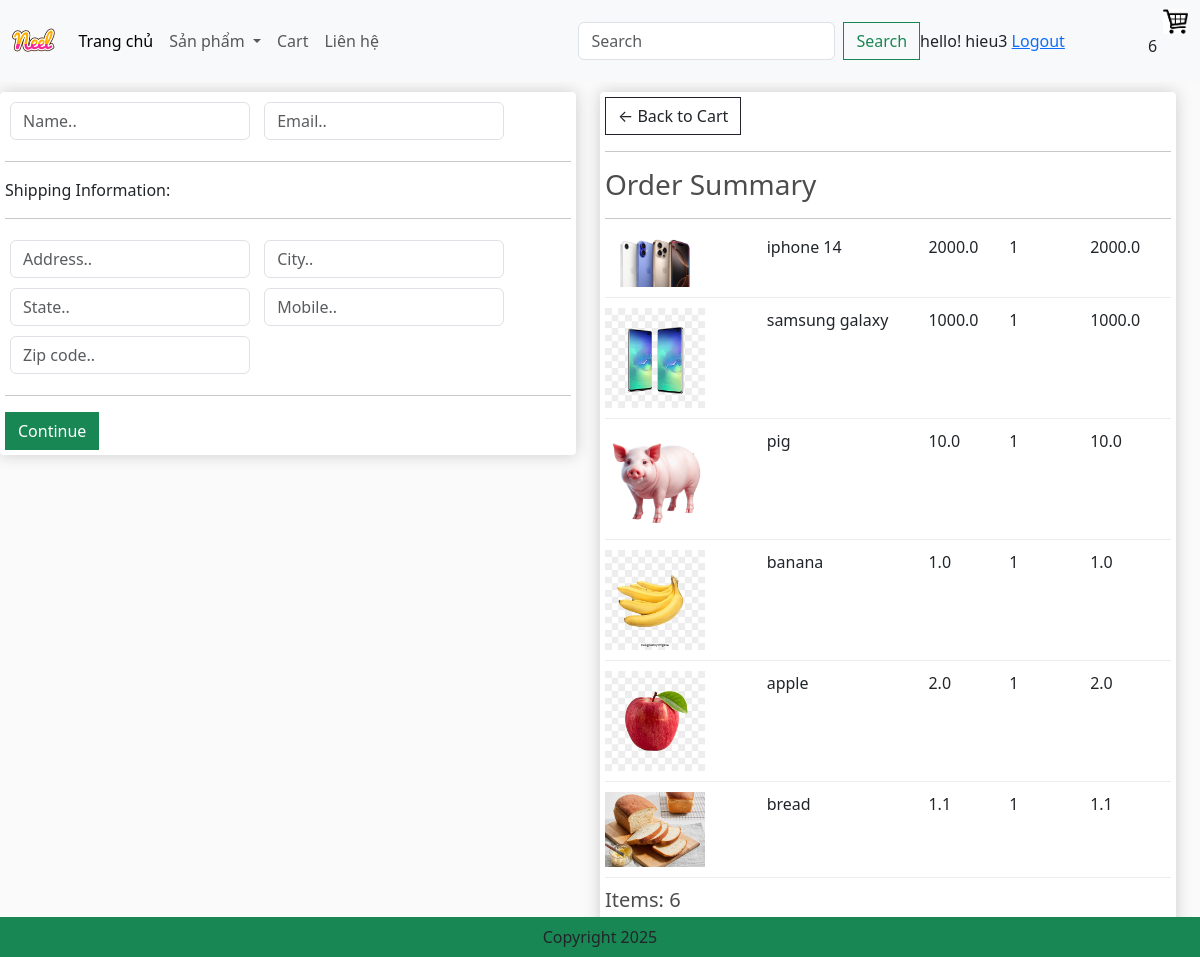
Screenshot of /checkout/ (signed in) with the database file from the repository.
### app/models.py (models this page shows, shortened)
class OrderItem(models.Model):
    product = models.ForeignKey(Product,on_delete=models.SET_NULL,blank=True,null=True)
    order = models.ForeignKey(Order,on_delete=models.SET_NULL,blank=True,null=True)
    quantity = models.IntegerField(default=0,null=True,blank=True)
    date_added = models.DateTimeField(auto_now_add=True)
    @property
    def get_total(self):
        total = self.product.price * self.quantity
        return total

class Product(models.Model):
    category = models.ManyToManyField(Category,related_name='product')
    name = models.CharField(max_length=200,null=True)
    price = models.FloatField()
    digital = models.BooleanField(default=False,null=True,blank=False)
    image = models.ImageField(null=True,blank=True)
    detail = models.TextField(null=True,blank=True)
    @property
    def ImageURL(self):
        try:
            url = self.image.url
        except:
            url = ''
        return url

class Order(models.Model):
    customer = models.ForeignKey(User,on_delete=models.SET_NULL,blank=True,null=True)
    date_order = models.DateTimeField(auto_now_add=True)
    complete = models.BooleanField(default=False,null=True,blank=False)
    transaction_id = models.CharField(max_length=200,null=True)
    @property
    def get_cart_items(self):
        orderitems = self.orderitem_set.all()
        total = sum([item.quantity for item in orderitems])
        return total
    def get_cart_total(self):
        orderitems = self.orderitem_set.all()
        total = sum([item.get_total for item in orderitems])
        return total

### app/views.py (the view)
# urls.py: path('checkout/', views.checkout, name="checkout"),
def checkout(request):
    if request.user.is_authenticated:
        customer = request.user
        order, created = Order.objects.get_or_create(customer = customer,complete=False)
        items = order.orderitem_set.all()
        cartItems = order.get_cart_items
        user_not_login = "hidden"
        user_login = "show"
    else:
        items = []
        order = {'get_cart_items':0, 'get_cart_total':0}
        cartItems = order.get_cart_items
        user_not_login = "show"
        user_login = "hidden"
    categories = Category.objects.filter(is_sub=False)
    context={'categories':categories,'items':items,'order':order,'cartItems':cartItems,'user_not_login':user_not_login,'user_login':user_login}
    return render(request, 'app/checkout.html',context)

### app/templates/app/checkout.html (shortened to what this page needs)
{% extends 'app/base.html' %}
{% load static %}
{% block content_checkout %}
     <div class="row" style='width:100%'>
		<div class="col-lg-6">
			<div class="box-element" id="form-wrapper">
				<form id="form">
					<div id="user-info">
						<div class="form-field">
							<input required class="form-control" type="text" name="name" placeholder="Name..">
						</div>
						<div class="form-field">
							<input required class="form-control" type="email" name="email" placeholder="Email..">
						</div>
					</div>
					<div id="shipping-info">
						<hr>
						<p>Shipping Information:</p>
						<hr>
						<div class="form-field">
							<input class="form-control" type="text" name="address" placeholder="Address..">
						</div>
						<div class="form-field">
							<input class="form-control" type="text" name="city" placeholder="City..">
						</div>
						<div class="form-field">
							<input class="form-control" type="text" name="state" placeholder="State..">
						</div>
						<div class="form-field">
							<input class="form-control" type="text" name="mobile" placeholder="Mobile..">
						</div>
						<div class="form-field">
							<input class="form-control" type="text" name="country" placeholder="Zip code..">
						</div>
					</div>
					<hr>
					<input id="form-button" class="btn btn-success btn-block" type="submit" value="Continue">
				</form>
			</div>
			<br>
		</div>
		<div class="col-lg-6">
			<div class="box-element">
				<a  class="btn btn-outline-dark" href="{% url 'cart' %}">&#x2190; Back to Cart</a>
				<hr>
				<h3>Order Summary</h3>
				<hr>
				{% for item in items  %}
				<div class="cart-row">
					<div style="flex:2"><img class="row-image" src="{{item.product.ImageURL}}"></div>
					<div style="flex:2"><p>{{item.product.name}}</p></div>
					<div style="flex:1"><p>{{item.product.price}}</p></div>
					<div style="flex:1"><p>{{item.quantity}}</p></div>
					<div style="flex:1"><p>{{item.get_total}}</p></div>
				</div>
				{% endfor %}
				<h5>Items: {{order.get_cart_items}}</h5>
				<h5>Total: ${{order.get_cart_total}}</h5>
			</div>
		</div>
	</div>
{% endblock content_checkout %}

### app/templates/app/base.html (shortened to what this page needs)
{% load static %}
<!DOCTYPE html>
<html>
    <head>
        <link href="https://cdn.jsdelivr.net/npm/bootstrap@5.3.6/dist/css/bootstrap.min.css" rel="stylesheet">
        <link href-"{% static 'app/css/style.css' %}" rel="stylesheet"/>
        <link href-"{% static 'app/css/owl.carousel.min.css' %}" rel="stylesheet"/>
        <link href-"{% static 'app/css/all.min.css' %}" rel="stylesheet"/>
        <link rel="stylesheet" type="text/css" href="{% static 'app/css/main.css' %}">
        <link rel="stylesheet" href="">
    </head>
    <body>
        <nav class="navbar navbar-expand-lg bg-body-tertiary">
            <div class="container-fluid">
                <a class="navbar-brand" href="{% url 'home' %}">
                    <img src=" {% static 'app/images/Neel.png' %} " with="50" height="50" />
                </a>
                <div class="collapse navbar-collapse" id="navbarSupportedContent">
                <ul class="navbar-nav me-auto mb-2 mb-lg-0">
                    <li class="nav-item">
                    <a class="nav-link active" aria-current="page" href="{% url 'home' %}">Trang chủ</a>
                    </li>
                    <li class="nav-item dropdown">
                    <a class="nav-link dropdown-toggle" href="#" role="button" data-bs-toggle="dropdown" aria-expanded="false">
                        Sản phẩm
                    </a>
                    </li>
                    <li class="nav-item">
                    <a class="nav-link" href="{% url 'cart' %}">Cart</a>
                    </li>
                    <li class="nav-item">
                    <a class="nav-link " href="#">Liên hệ</a>
                    </li>
                </ul>
                <form class="d-flex" role="search" method = POST action = "{% url 'search' %}">
                    <input class="form-control me-2" type="search" placeholder="Search" aria-label="Search" name="searched"/>
                    <button class="btn btn-outline-success" type="submit">Search</button>
                </form>
                </div>
                    <div class='form-inline my-2 my-lg-0' style = "visibility: {{user_login}}">
                        <span> hello! {{request.user}}</span>
                        <span><a href= "{% url 'logout' %}"> Logout</a></span>
                    </div>
                <div class='form-inline my-2 my-lg-0'>
                    <a href="{% url 'cart' %}"><img id ="cart-icon" src="{% static 'images/cart.png' %}"></a>
                    <p id='cart_total'>{{cartItems}}</p>
                </div>
            </div>
        </nav>
        {% block content_checkout %}{% endblock content_checkout %}
        <Footer class="container--fluid bg-success text-center fixed-bottom p-2 mt-5">
                Copyright 2025
        </footer>
    </body>
</html>

### app/static/app/css/main.css (style rules this page uses)
body { background-color: hsl(0, 0%, 98%); }
h1,h2,h3,h4,h5,h6 { color:hsl(0, 0%, 30%); }
.box-element { box-shadow:hsl(0, 0%, 80%) 0 0 16px; background-color: #fff; border-radius: 4px; padding: 5px; }
#cart-icon { width:25px; display: inline-block; margin-left: 15px; }
.col-lg-3, .col-lg-4, .col-lg-6, .col-lg-8, .col-lg-12 { margin-top: 10px; }
.btn { border-radius: 0; }
.row-image { width: 100px; }
.form-field { width:250px; display: inline-block; padding: 5px; }
.cart-row { display: flex; align-items: flex-stretch; padding-bottom: 10px; margin-bottom: 10px; border-bottom: 1px solid #ececec; }

### rows the page displays
OrderItem: product.ImageURL (picture), product.name "iphone 14", product.price "2000.0", quantity "1", get_total "2000.0"
OrderItem: product.ImageURL (picture), product.name "samsung galaxy", product.price "1000.0", quantity "1", get_total "1000.0"
OrderItem: product.ImageURL (picture), product.name "pig", product.price "10.0", quantity "1", get_total "10.0"
OrderItem: product.ImageURL (picture), product.name "banana", product.price "1.0", quantity "1", get_total "1.0"
OrderItem: product.ImageURL (picture), product.name "apple", product.price "2.0", quantity "1", get_total "2.0"
OrderItem: product.ImageURL (picture), product.name "bread", product.price "1.1", quantity "1", get_total "1.1"
Order: get_cart_items "6"

### other values shown
{{ request.user }} "hieu3"
{{ cartItems }} "6"
